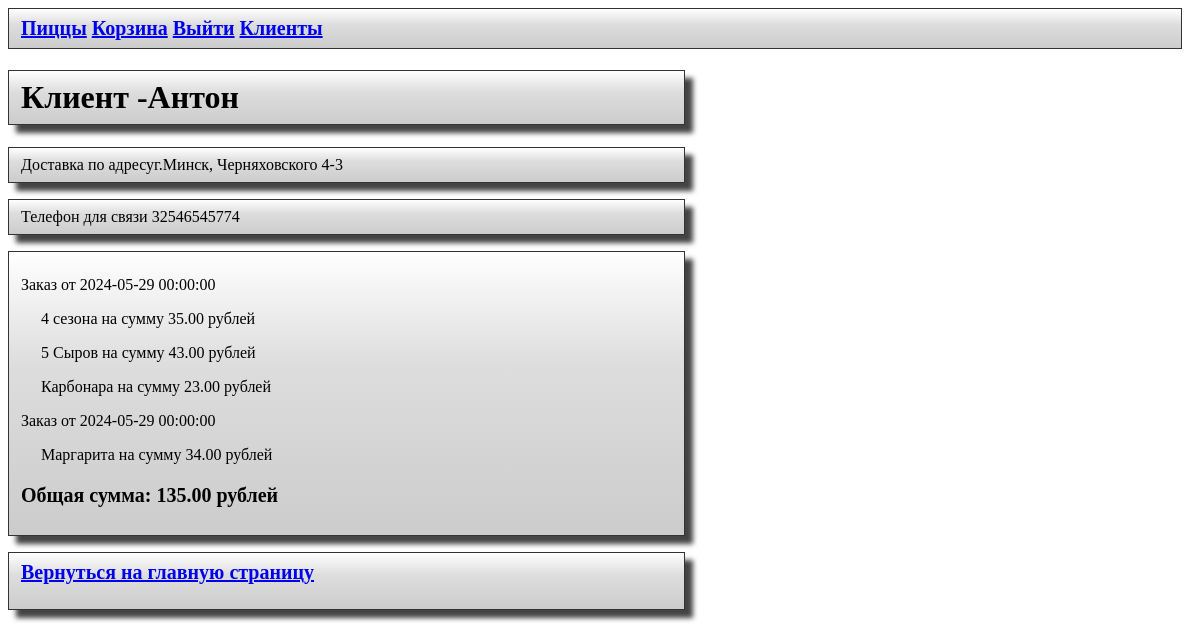
Page /1 (signed in) on the committed database.
### main.py (models this page shows)
class Client(db.Model):
    id_client = db.Column(db.Integer, primary_key=True)
    client_name = db.Column(db.Text)
    client_address = db.Column(db.Text)
    client_phone = db.Column(db.Text)
    order = db.relationship('Order', back_populates='client_order')

class Order(db.Model):
    id_order = db.Column(db.Integer, primary_key=True)
    date = db.Column(db.DateTime, server_default=func.current_date())
    id_client_order = db.Column(db.Integer, db.ForeignKey('client.id_client'))
    client_order = db.relationship('Client', back_populates='order')
    client_order_list = db.relationship('OrderList', back_populates='order_order_list')
    client_order_employees = db.relationship('Employees', back_populates='order_employees')

class OrderList(db.Model):
    id_order_list = db.Column(db.Integer, primary_key=True)
    order = db.Column(db.Text)
    price = db.Column(db.Integer)
    id_order_order_list = db.Column(db.Integer, db.ForeignKey('order.id_order'))
    order_order_list = db.relationship('Order', back_populates='client_order_list')

### main.py (the view)
@app.route('/<int:client_id>')
@login_required
def get_client_interface(client_id):
    client = SyncORM.select_tables_client_order_order_list(client_id)
    return render_template('client.html', client=client)

### main.py (called while the page is built)
@login.user_loader  # Функция загрузки пользователя
def load_user(temp_id):
    return User.query.get(int(temp_id))

    @staticmethod
    def select_tables_client_order_order_list(temp_id):
        with app.app_context():
            query = (
                db.select(Client)
                .options(joinedload(Client.order).joinedload(Order.client_order_list))
                .filter(Client.id_client == temp_id)
            )
            result = db.session.execute(query)
            res = result.unique().scalars().all()
            return res

### templates/client.html (shortened to what this page needs)
<!DOCTYPE html>
<html>
<head>
     <link rel="stylesheet" href="{{ url_for('static', filename='style.css') }}">
    <div class="navigation">
            <div><a href="/">Пиццы</a></div>
            <div>
                <a href="/basket">Корзина</a>
             </div>
            <div>
                 {% if current_user.is_anonymous %}
                     <a href="{{ url_for('login') }}">Служебный вход</a>
                 {% else %}
                    <a href="{{ url_for('logout',  logout='logout') }}">Выйти</a>
                 {% endif %}
             </div>
            <div>
                 {% if current_user.is_anonymous %}
                     <p></p>
                 {% else %}
                    <a href="{{ url_for('get_clients_interface') }}">Клиенты</a>
                 {% endif %}
             </div>
    </div>
</head>
<body>
    <h1 class="basket">Клиент -{{ client[0].client_name }}</h1>
    <p class="basket">Доставка по адресу{{ client[0].client_address }}</p>
    <p class="basket">Телефон для связи {{ client[0].client_phone }}</p>
    <ul class="client_list" >
    {% set ns = namespace(total_price=0) %}
    {% for i in client %}
        {% for j in i.order %}
            <p> Заказ от {{j.date}}</p>
            {% for k in j.client_order_list %}
                <p class ="client_order_margin"> {{k.order}} на сумму {{k.price}}.00 рублей </p>
                {% set ns.total_price = ns.total_price + k.price %}
            {% endfor %}
        {% endfor %}
    {% endfor %}
   <p class ="description">Общая сумма: {{ns.total_price}}.00 рублей</p>
    </ul>
    <a href="{{ url_for('index') }}" class="button_client_exit">Вернуться на главную страницу</a>
</body>
</html>

### static/style.css (style rules this page uses)
body { background-image: url('/static/media/examples/wood.jpg'); }
h1 { color: black; font-size: 40px justify-content: center; font-weight: 700 }
.description { color: black; font-size: 20px; font-weight: 600; }
.navigation { display: flex; color: black; font-size: 20px; font-weight: 600; width: 97%; border: 1px solid #333; padding: 8px 12px; background-image: linear-gradient(180deg, #fff, #ddd 40%, #ccc); gap: 5px; }
.basket { display: flex; width: 55%; border: 1px solid #333; box-shadow: 8px 8px 5px #444; padding: 8px 12px; background-image: linear-gradient(180deg, #fff, #ddd 40%, #ccc); }
.button_client_exit { display: flex; width: 55%; height: 40px; gap: 3px; border: 1px solid #333; box-shadow: 8px 8px 5px #444; padding: 8px 12px; background-image: linear-gradient(180deg, #fff, #ddd 40%, #ccc); font-size: 20px; font-weight: 600; }
.client_list { width: 55%; border: 1px solid #333; box-shadow: 8px 8px 5px #444; padding: 8px 12px; background-image: linear-gradient(180deg, #fff, #ddd 40%, #ccc); }
.client_order_margin { margin-left: 20px; }

### rows in the picture
Client: client_name "Антон", client_address "г.Минск, Черняховского 4-3", client_phone "32546545774"
Order: date "2024-05-29 00:00:00"
OrderList: order "4 сезона", price "35"
OrderList: order "5 Сыров", price "43"
OrderList: order "Карбонара", price "23"
Order: date "2024-05-29 00:00:00"
OrderList: order "Маргарита", price "34"

### other values in the picture
{{ ns.total_price }} "135"
